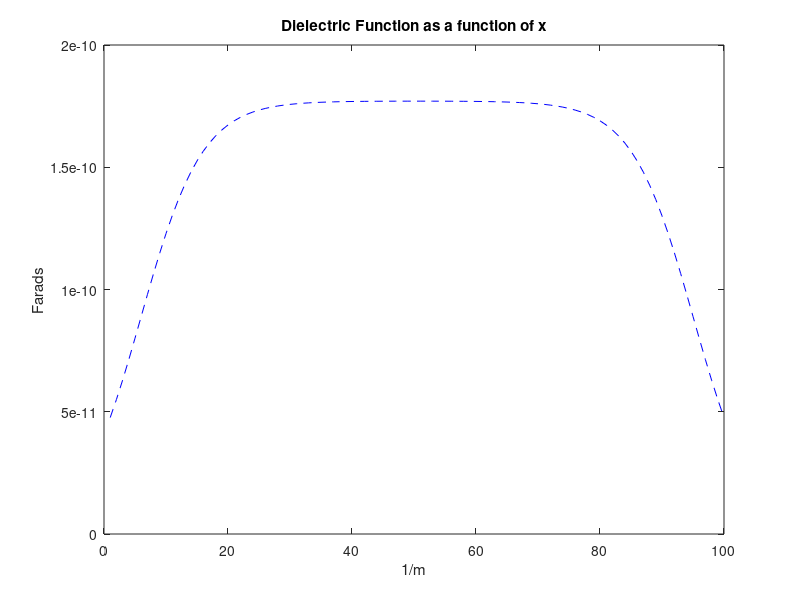
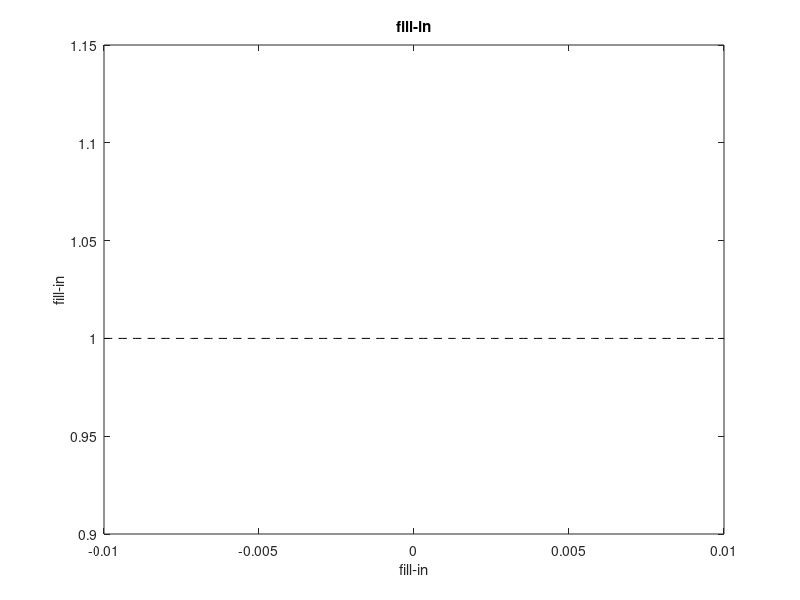

The MATLAB source for these figures, in order:
%% Electrostatic potential of a dielectric function 
lx = 100;
ly = 100;
%constants 
e0=8.854.*10.^(-12);
a=0.01;
l=a./5;
x = linspace(-a,a,lx);
y = linspace(-a,a,ly);
[X,Y]=meshgrid(x,y);

dx = -9.*a./10; 
dxx = 9.*a./10;

%boundary conditions 
phi_a = 100; %volts
dphi_dx_a = 1000; %volts

ep = e0*(10*tanh((x-dx)/l)-(10*tanh((x-dxx)/l)));
  
figure(1);
plot(ep,'b--');
xlabel('1/m');
ylabel('Farads');
title('Dielectric Function as a function of x');

%% 1B
%second order, centered
dy_dx=zeros(lx,1);
dx=x(2)-x(1);

%forward difference at the beginning
dy_dx(1)=(y(2)-y(1))/dx;

%centered difference on the interior
for ix=2:lx-1
    dy_dx(ix)=(y(ix+1)-y(ix-1))/2/dx;
end %for

%backward difference at the end
dy_dx(lx)=(y(lx)-y(lx-1))/dx;

figure(2);
plot(x,dy_dx,'k--');
xlabel('fill-in');
ylabel('fill-in');
title('fill-in');


%% 1C

% e = zeros(100,100);
% 
% for i=1:lx
%     e(x(i)) = e0.*(10.*tanh((x(i)-dx(i))./l)-(10.*tanh((x(i)-dxx(i))./l)));
% end %for  

